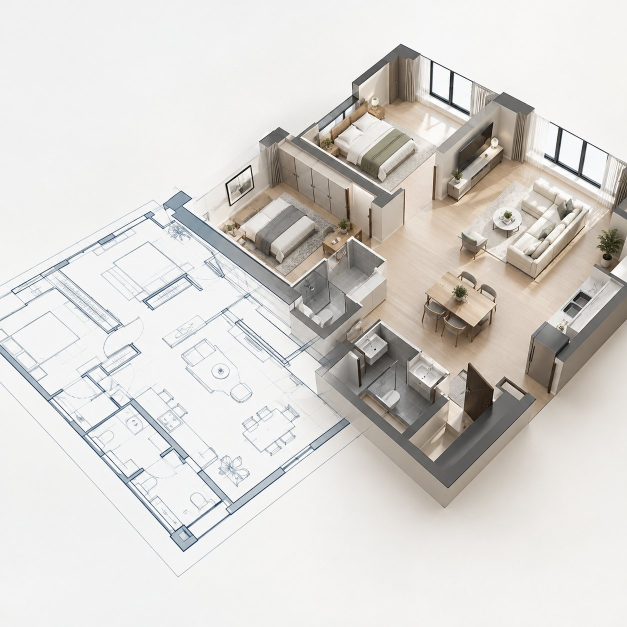
#> input picture frontend/src/assets/figma/entry-plan-3d.jpg, 1254 x 1254 px (shown at 1/2 size)
$ python floorplan_quality.py ../../frontend/src/assets/figma/entry-plan-3d.jpg
#> lines starting #> are read from the running program, lines starting #| are printed output that depends on the picture; after the words box and inside, x2 and y2 are one past the last pixel; in counts of white or black regions, pixels touching at a corner belong together
"""上傳平面圖的品質檢查：太小、太淡、太糊直接擋下，不送進 Gemini 亂猜。"""

from __future__ import annotations

import numpy as np
from PIL import Image

# ponytail: 門檻取自 artifacts/uploads 的 71 張真實平面圖（最小短邊 369、對比 64、銳利度 113），
# 刻意定得比它們低很多免得誤擋；有評估集後再調
_MIN_SIDE = 300
_MIN_CONTRAST = 30
_MIN_SHARPNESS = 50
_WORK_SIDE = 1240   # 統一縮到這個尺寸再量，銳利度才不受原圖大小影響


class FloorPlanRejected(ValueError):
    """圖片不適合辨識；訊息直接顯示給使用者。"""


def check_floor_plan_image(image_path: str) -> None:
    from scipy import ndimage as ndi

    with Image.open(image_path) as im:
        rgba = im.convert("RGBA")
    # 透明底的 PNG 要墊白底，不然透明處會被當成黑色
    g = Image.alpha_composite(Image.new("RGBA", rgba.size, "white"), rgba).convert("L")
    side = min(g.size)
    if side < _MIN_SIDE:
        raise FloorPlanRejected(
            f"圖片解析度太低（短邊 {side}px，至少要 {_MIN_SIDE}px），請上傳更清楚的平面圖")
    s = _WORK_SIDE / max(g.size)
    resample = Image.Resampling.BILINEAR if s > 1 else Image.Resampling.BOX
    a = np.asarray(g.resize((round(g.width * s), round(g.height * s)), resample), dtype=float)
    p5, p95 = np.percentile(a, [5, 95])
    if p95 - p5 < _MIN_CONTRAST:
        raise FloorPlanRejected("圖片對比太低、看不清牆線，請上傳更清楚的平面圖")
    if ndi.laplace(a).var() < _MIN_SHARPNESS:
        raise FloorPlanRejected("圖片太模糊，請上傳更清楚的平面圖")


if __name__ == "__main__":
    import sys
    import tempfile
    from pathlib import Path

    tmp = Path(tempfile.mkdtemp())

    def expect(img: Image.Image, ok: bool) -> None:
        p = tmp / "t.png"
        img.save(p)
        try:
            check_floor_plan_image(str(p))
            assert ok, "應該被擋"
        except FloorPlanRejected:
            assert not ok, "不該被擋"

    plan = Image.new("L", (800, 600), 255)
#> plan: PIL image 800x600 L; every value is 255
    from PIL import ImageDraw, ImageFilter
    d = ImageDraw.Draw(plan)
    for x in range(50, 800, 120):
        d.line((x, 50, x, 550), fill=0, width=4)
    d.rectangle((50, 50, 750, 550), outline=0, width=8)
    expect(plan, True)
#> in expect, `img.save(p)`:
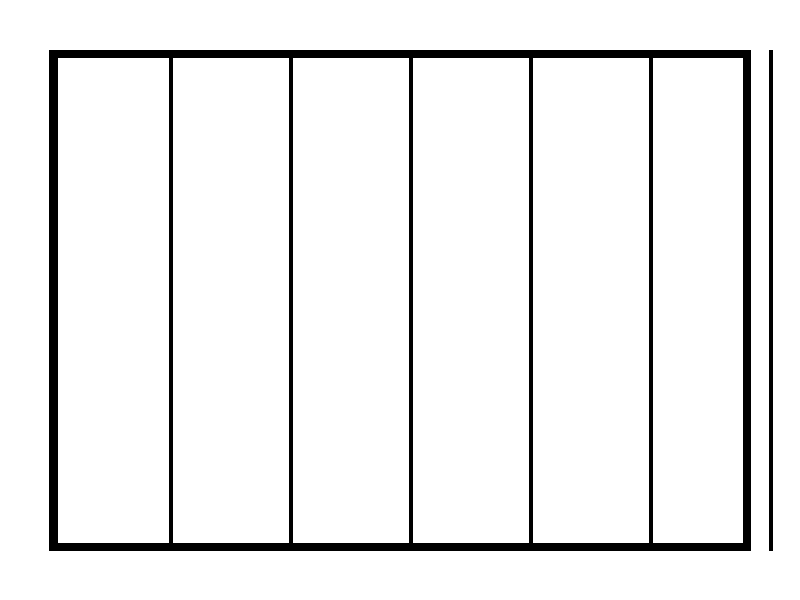
#> saved as t.png: PIL image 800x600 L; 93.5% white; 2 black regions, box (x1, y1, x2, y2) and area: (49, 50, 751, 551) 29177, (769, 50, 773, 551) 2004
#> in check_floor_plan_image, `a = np.asarray(g.resize((round(g.width * s), round(g.height * s)), res..`:
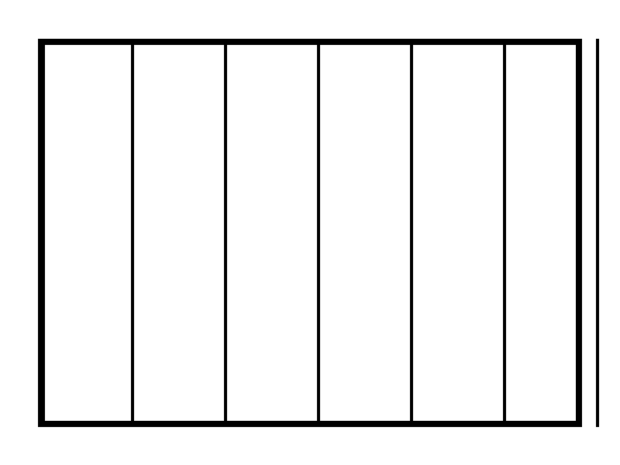
#> a: shape (930, 1240) float64 (shown at 1/2 size); min 0, max 255, mean 238.4
#> in check_floor_plan_image, `p5, p95 = np.percentile(a, [5, 95])`: p5 = 0; p95 = 255
    expect(plan.resize((250, 190)), False)                       # 太小
#> call 2 of expect, with ok = False
#> in expect (call 2), `img.save(p)`:
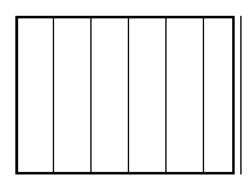
#> saved as t.png: PIL image 250x190 L; min 0, max 255, mean 238.1
    expect(Image.new("L", (800, 600), 200), False)               # 一片灰，沒對比
#> in check_floor_plan_image (call 3), `a = np.asarray(g.resize((round(g.width * s), round(g.height * s)), res..`: a: shape (930, 1240) float64; every value is 200
    expect(plan.filter(ImageFilter.GaussianBlur(12)), False)     # 太糊
#> call 4 of expect, with ok = False
#> in expect (call 4), `img.save(p)`:
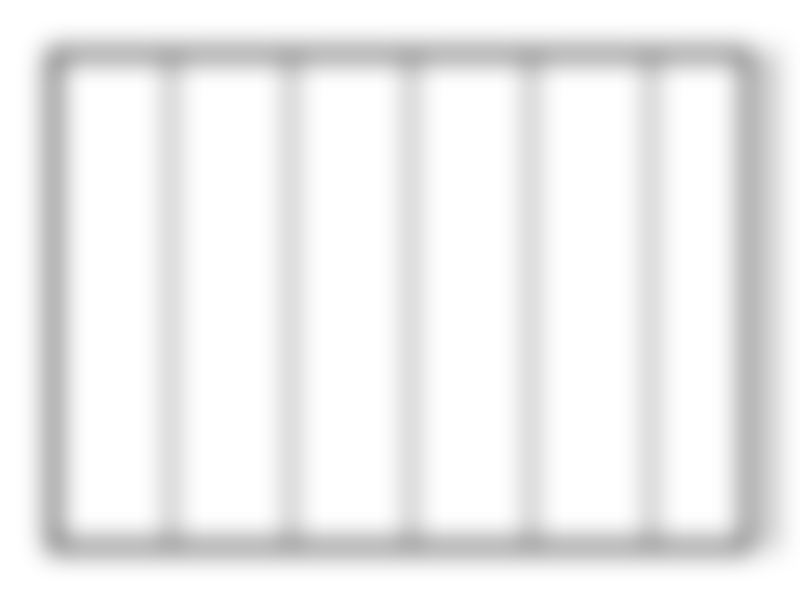
#> saved as t.png: PIL image 800x600 L; min 172, max 255, mean 238.4
    for p in sys.argv[1:]:   # 也可以傳真實圖片路徑看結果
        try:
            check_floor_plan_image(p)
#> in check_floor_plan_image, im is the input picture: PIL image 1254x1254 RGB; mean R, G, B 215.9, 213, 209.1
#> in check_floor_plan_image (call 5), `g = Image.alpha_composite(Image.new("RGBA", rgba.size, "white"), rgba)..`:
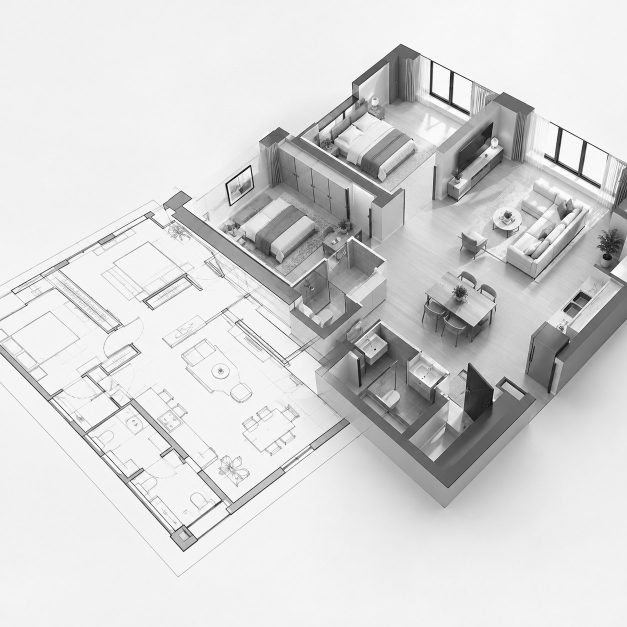
#> g: PIL image 1254x1254 L (shown at 1/2 size); min 0, max 255, mean 213.4
#> in check_floor_plan_image (call 5), `p5, p95 = np.percentile(a, [5, 95])`: p5 = 102; p95 = 246
            print("OK", p)
        except FloorPlanRejected as e:
            print("擋下", p, e)
    print("floorplan_quality self-check passed")
